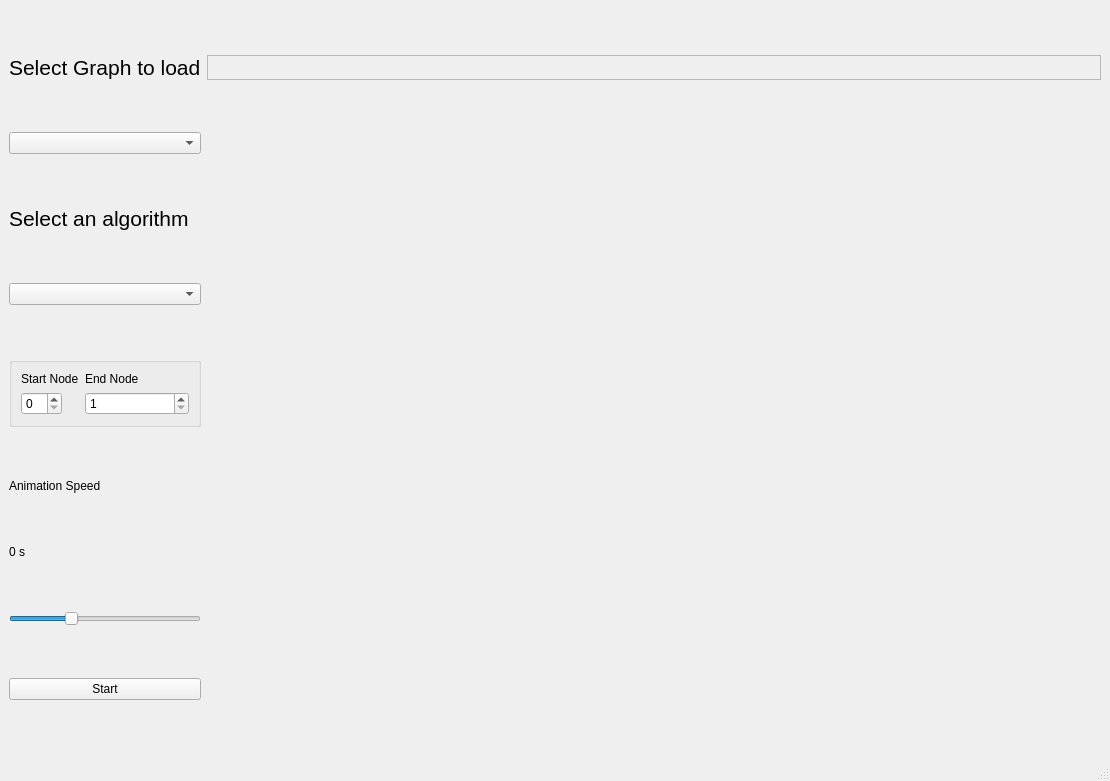
<?xml version="1.0" encoding="UTF-8"?>
<ui version="4.0">
 <class>MainWindow</class>
 <widget class="QMainWindow" name="MainWindow">
  <property name="geometry">
   <rect>
    <x>0</x>
    <y>0</y>
    <width>1110</width>
    <height>781</height>
   </rect>
  </property>
  <property name="windowTitle">
   <string>Algorithm Visualizer</string>
  </property>
  <property name="styleSheet">
   <string notr="true">style</string>
  </property>
  <widget class="QWidget" name="centralwidget">
   <layout class="QGridLayout" name="gridLayout_2">
    <item row="2" column="0">
     <widget class="QLabel" name="label_2">
      <property name="sizePolicy">
       <sizepolicy hsizetype="Fixed" vsizetype="Fixed">
        <horstretch>0</horstretch>
        <verstretch>0</verstretch>
       </sizepolicy>
      </property>
      <property name="font">
       <font>
        <pointsize>16</pointsize>
       </font>
      </property>
      <property name="text">
       <string>Select an algorithm</string>
      </property>
     </widget>
    </item>
    <item row="6" column="0">
     <widget class="QLabel" name="animationSpeed">
      <property name="sizePolicy">
       <sizepolicy hsizetype="Fixed" vsizetype="Fixed">
        <horstretch>0</horstretch>
        <verstretch>0</verstretch>
       </sizepolicy>
      </property>
      <property name="text">
       <string>0 s</string>
      </property>
     </widget>
    </item>
    <item row="7" column="0">
     <widget class="QSlider" name="horizontalSlider">
      <property name="sizePolicy">
       <sizepolicy hsizetype="Minimum" vsizetype="Fixed">
        <horstretch>0</horstretch>
        <verstretch>0</verstretch>
       </sizepolicy>
      </property>
      <property name="minimum">
       <number>200</number>
      </property>
      <property name="maximum">
       <number>1000</number>
      </property>
      <property name="value">
       <number>449</number>
      </property>
      <property name="orientation">
       <enum>Qt::Horizontal</enum>
      </property>
     </widget>
    </item>
    <item row="3" column="0">
     <widget class="QComboBox" name="cboAlgo">
      <property name="sizePolicy">
       <sizepolicy hsizetype="Minimum" vsizetype="Fixed">
        <horstretch>0</horstretch>
        <verstretch>0</verstretch>
       </sizepolicy>
      </property>
     </widget>
    </item>
    <item row="1" column="0">
     <widget class="QComboBox" name="cbGraphSelection">
      <property name="sizePolicy">
       <sizepolicy hsizetype="Minimum" vsizetype="Fixed">
        <horstretch>0</horstretch>
        <verstretch>0</verstretch>
       </sizepolicy>
      </property>
     </widget>
    </item>
    <item row="0" column="0">
     <widget class="QLabel" name="labelSelectGraph">
      <property name="sizePolicy">
       <sizepolicy hsizetype="Fixed" vsizetype="Fixed">
        <horstretch>0</horstretch>
        <verstretch>0</verstretch>
       </sizepolicy>
      </property>
      <property name="font">
       <font>
        <pointsize>16</pointsize>
       </font>
      </property>
      <property name="text">
       <string>Select Graph to load</string>
      </property>
     </widget>
    </item>
    <item row="5" column="0">
     <widget class="QLabel" name="label_3">
      <property name="sizePolicy">
       <sizepolicy hsizetype="Fixed" vsizetype="Fixed">
        <horstretch>0</horstretch>
        <verstretch>0</verstretch>
       </sizepolicy>
      </property>
      <property name="text">
       <string>Animation Speed</string>
      </property>
     </widget>
    </item>
    <item row="8" column="0">
     <widget class="QPushButton" name="pushButton">
      <property name="text">
       <string>Start</string>
      </property>
     </widget>
    </item>
    <item row="4" column="0">
     <widget class="QGroupBox" name="nodesSelectionBox">
      <property name="sizePolicy">
       <sizepolicy hsizetype="Minimum" vsizetype="Fixed">
        <horstretch>0</horstretch>
        <verstretch>0</verstretch>
       </sizepolicy>
      </property>
      <property name="title">
       <string/>
      </property>
      <layout class="QFormLayout" name="formLayout">
       <item row="0" column="0">
        <widget class="QLabel" name="startNode">
         <property name="text">
          <string>Start Node</string>
         </property>
        </widget>
       </item>
       <item row="0" column="1">
        <widget class="QLabel" name="endNode">
         <property name="text">
          <string>End Node</string>
         </property>
        </widget>
       </item>
       <item row="1" column="0">
        <widget class="QSpinBox" name="startNodeBox"/>
       </item>
       <item row="1" column="1">
        <widget class="QSpinBox" name="endNodeBox">
         <property name="minimum">
          <number>1</number>
         </property>
        </widget>
       </item>
      </layout>
     </widget>
    </item>
    <item row="0" column="1">
     <widget class="QFrame" name="frame">
      <property name="frameShape">
       <enum>QFrame::StyledPanel</enum>
      </property>
      <property name="frameShadow">
       <enum>QFrame::Raised</enum>
      </property>
      <layout class="QGridLayout" name="canvasGrid">
       <property name="leftMargin">
        <number>0</number>
       </property>
       <property name="topMargin">
        <number>0</number>
       </property>
       <property name="rightMargin">
        <number>0</number>
       </property>
       <property name="bottomMargin">
        <number>0</number>
       </property>
      </layout>
     </widget>
    </item>
   </layout>
  </widget>
  <widget class="QMenuBar" name="menubar">
   <property name="geometry">
    <rect>
     <x>0</x>
     <y>0</y>
     <width>1110</width>
     <height>24</height>
    </rect>
   </property>
  </widget>
  <widget class="QStatusBar" name="statusbar"/>
 </widget>
 <resources/>
 <connections/>
</ui>
